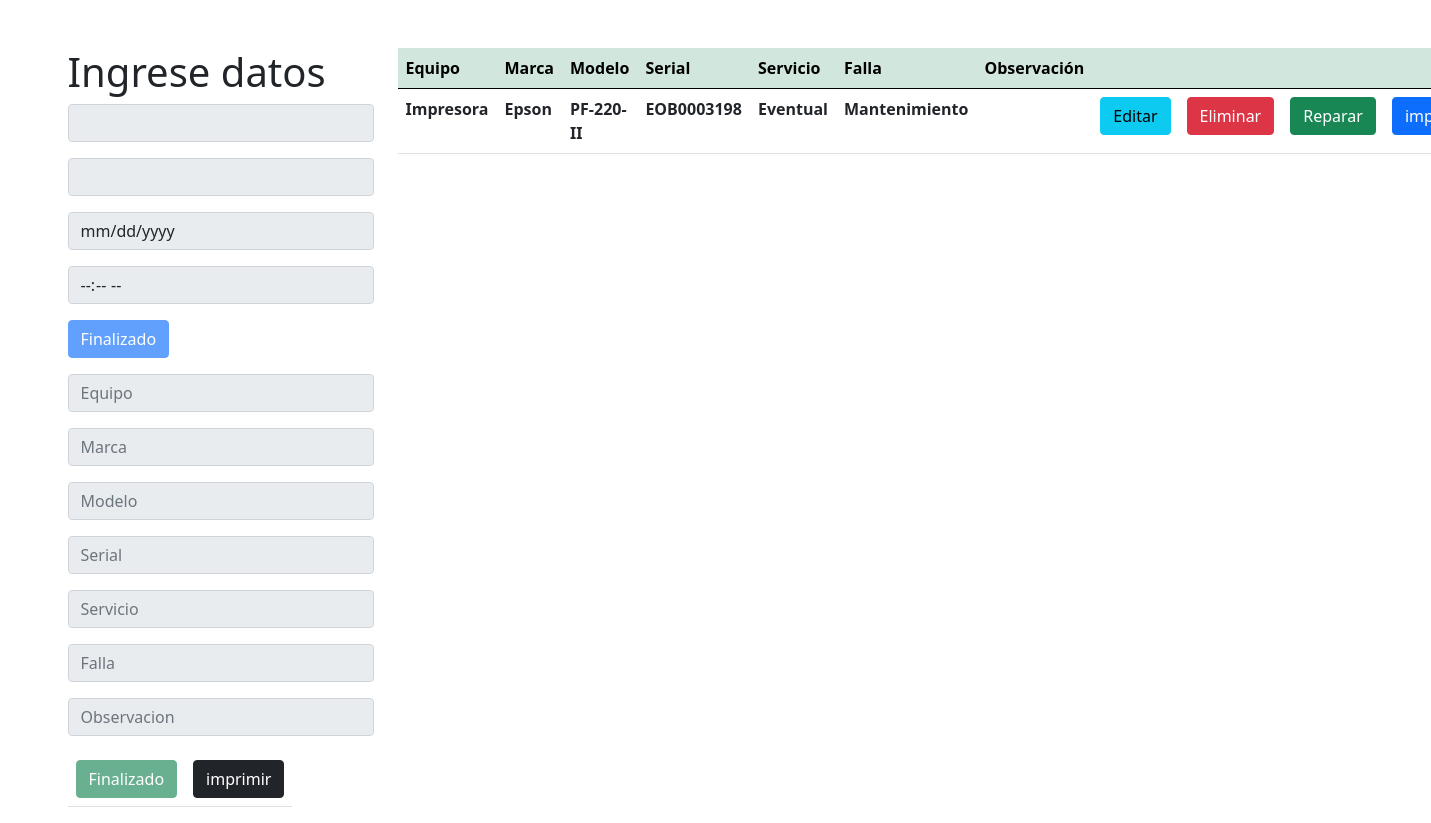
Page /insertar_equip.php on the committed database.
### tables this page shows
CREATE TABLE `equipos` (
  `id` int(11) NOT NULL,
  `asoc_id` int(11) NOT NULL,
  `equipo` varchar(255) NOT NULL,
  `marca` varchar(255) NOT NULL,
  `modelo` varchar(255) NOT NULL,
  `serials` varchar(255) NOT NULL,
  `servicio` varchar(255) NOT NULL,
  `falla` varchar(255) NOT NULL,
  `observacion` varchar(255) NOT NULL,
  `fecha` date NOT NULL,
  `estado` varchar(255) NOT NULL
);

### insertar_equip.php (the view, shortened to what this page needs)
<?php
    $con=conectar();
    $id=$_GET['id'];
    $id2=$_GET['id2'];
    $id3=$_GET['id3'];
    $id4=$_GET['id4'];
    $sql="SELECT * FROM alumno WHERE numero_servicio='$id'";
    $query=mysqli_query($con,$sql);
    $row=mysqli_fetch_array($query);
    $sql2="SELECT * FROM equipos WHERE asoc_id='$id'";
    $query2=mysqli_query($con,$sql2);
    $sql3="SELECT * FROM finalizar WHERE asoc_id='$id'";
    $query3=mysqli_query($con,$sql3);
    $rowEstado=mysqli_fetch_array($query3);
    $let = isset($rowEstado['estado']);
    $sql4="SELECT * FROM cliente";
    $query4=mysqli_query($con,$sql4);
    $sql5="SELECT * FROM recibe";
    $query5=mysqli_query($con,$sql5);
?>
<!DOCTYPE html>
<html lang="en">
<head>
    <link href="css/style.css" rel="stylesheet">
    <link href="https://cdn.jsdelivr.net/npm/bootstrap@5.0.0-beta1/dist/css/bootstrap.min.css" rel="stylesheet">
</head>
<body>
            <div class="container mt-5">
                    <div class="row">
                        <div class="col-md-3">
                            <h1>Ingrese datos</h1>
                            <div>
                                <?php
                                    $var = isset($rowEstado['estado']);
                                    if($var == 'Finalizado'){
                                ?>
                                <form action="update.php" method="POST">
                                    <input class="form-control mb-3" name="cliente" required list="interes_list" placeholder="<?php echo $id2?>" disabled>
                                    <input class="form-control mb-3" name="recibe" required list="interes_list2" placeholder="<?php echo $id4?>" disabled>
                                <input type="date" class="form-control mb-3" name="fecha" value="<?php echo $id3?>" disabled>
                                <input type="time" class="form-control mb-3" name="hora" value="<?php echo $row['hora']?>" disabled>
                                <input type="submit" class="btn btn-primary btn-block mb-3" value="Finalizado" disabled>
                                </form>
                                <?php
                                    }else if($var == 'Recibido'){
                                ?>
                                <form action="update.php" method="POST">
                                <input type="hidden" name="numero_servicio" value="<?php echo $row['numero_servicio']  ?>" disabled>
                                <input class="form-control mb-3" name="cliente" required list="interes_list" placeholder="<?php echo $id2?>" disabled>
                                    <datalist id="interes_list" disabled>
                                    <?php
                                        while($key=mysqli_fetch_array($query4)){
                                    ?>
                                    <option value="<?php echo $key['rif_ced']?>" disabled><?php echo $key['rif_ced']?> <?php echo $key['cliente']?></option>
                                    <?php
                                        }
                                    ?>
                                </datalist>
                                <input class="form-control mb-3" name="recibe" required list="interes_list2" placeholder="<?php echo $id4?>" disabled>
                                    <datalist id="interes_list2" disabled>
                                    <?php
                                        while($key2=mysqli_fetch_array($query5)){
                                    ?>
                                    <option value="<?php echo $key2['cedula']?>" disabled><?php echo $key2['cedula']?> <?php echo $key2['nombre']?></option>
                                    <?php
                                        }
                                    ?>
                                    </datalist>
                                <input type="date" class="form-control mb-3" name="fecha" value="<?php echo $id3?>" disabled>
                                <input type="time" class="form-control mb-3" name="hora" value="<?php echo $row['hora']?>" disabled>
                                <input type="submit" class="btn btn-primary btn-block mb-3" value="Recibido" disabled>
                                </form>
                                <?php
                                    }
                                ?>
                            </div>
                                <?php
                                    $var = isset($rowEstado['estado']);
                                    if($var == 'Finalizado'){
                                ?>
                                    <input type="text" class="form-control mb-3" name="equipo" placeholder="Equipo" disabled>
                                    <input type="text" class="form-control mb-3" name="marca" placeholder="Marca" disabled>
                                    <input type="text" class="form-control mb-3" name="modelo" placeholder="Modelo" disabled>
                                    <input type="text" class="form-control mb-3" name="serial" placeholder="Serial" disabled>
                                    <input type="text" class="form-control mb-3" name="servicio" placeholder="Servicio" disabled>
                                    <input type="text" class="form-control mb-3" name="falla" placeholder="Falla" disabled>
                                    <input type="text" class="form-control mb-3" name="observacion" placeholder="Observacion" disabled>
                                    <div class="col-md-8">
                                        <table class="table">
                                            <tbody class="col-md-3">
                                                <tr>
                                                    <th><input type="submit" class="btn btn-success" value="Finalizado" disabled></th>
                                                    <th><a href="imprimir.php?id3=<?php echo $row['asociadorecibe']?>&id2=<?php echo $row['asociadocliente']?>&id=<?php echo $row['numero_servicio']?>" class="btn btn-dark">imprimir</a></th>
                                                </tr>
                                            </tbody>
                                        </table>
                                    </div>
                                <?php
                                    }else if($var == 'Recibido'){
                                ?>
                                    <input type="text" class="form-control mb-3" name="equipo" placeholder="Equipo" disabled>
                                    <input type="text" class="form-control mb-3" name="marca" placeholder="Marca" disabled>
                                    <input type="text" class="form-control mb-3" name="modelo" placeholder="Modelo" disabled>
                                    <input type="text" class="form-control mb-3" name="serial" placeholder="Serial" disabled>
                                    <input type="text" class="form-control mb-3" name="servicio" placeholder="Servicio" disabled>
                                    <input type="text" class="form-control mb-3" name="falla" placeholder="Falla" disabled>
                                    <input type="text" class="form-control mb-3" name="observacion" placeholder="Observacion" disabled>
                                    <div class="col-md-8">
                                        <table class="table">
                                            <tbody class="col-md-3">
                                                <tr>
                                                    <th><input type="submit" class="btn btn-success" value="Recibido" disabled></th>
                                                    <th><a href="imprimir.php?id3=<?php echo $row['asociadorecibe']?>&id2=<?php echo $row['asociadocliente']?>&id=<?php echo $row['numero_servicio']?>" class="btn btn-dark">imprimir</a></th>
                                                </tr>
                                            </tbody>
                                        </table>
                                    </div>
                                <?php
                                    }
                                ?>
                        </div>
                        <div class="col-md-8">
                            <table class="table" >
                                <thead class="table-success table-striped">
                                    <tr>
                                        <th>Equipo</th>
                                        <th>Marca</th>
                                        <th>Modelo</th>
                                        <th>Serial</th>
                                        <th>Servicio</th>
                                        <th>Falla</th>
                                        <th>Observación</th>
                                        <th></th>
                                        <th></th>
                                        <th></th>
                                        <th></th>
                                    </tr>
                                </thead>
                                <tbody class="col-md-3">
                                        <?php
                                            while($row=mysqli_fetch_array($query2)){
                                        ?>
                                            <tr>
                                                <th><?php  echo $row['equipo']?></th>
                                                <th><?php  echo $row['marca']?></th>
                                                <th><?php  echo $row['modelo']?></th>
                                                <th><?php  echo $row['serials']?></th>
                                                <th><?php  echo $row['servicio']?></th>
                                                <th><?php  echo $row['falla']?></th>
                                                <th><?php  echo $row['observacion']?></th>
                                                <th><a href="actualizar_equip.php?estado=<?php echo $let?>&id4=<?php echo $id4 ?>&id3=<?php echo $id3 ?>&id2=<?php echo $id2 ?>&id=<?php echo $id ?>&id_busqueda=<?php echo $row['id'] ?>" class="btn btn-info">Editar</a></th>
                                                <th><a href="delete_equip.php?id_busqueda=<?php echo $row['id'] ?>&id=<?php echo $id ?>&id2=<?php echo $id2 ?>&id3=<?php echo $id3 ?>&id4=<?php echo $id4 ?>&estado=<?php echo $let?>" class="btn btn-danger">Eliminar</a></th>
                                                <th><a href="reparar_equip.php?estado=<?php echo $let?>&id4=<?php echo $id4 ?>&id3=<?php echo $id3 ?>&id2=<?php echo $id2 ?>&id=<?php echo $id ?>&id_busqueda=<?php echo $row['id'] ?>" class="btn btn-success">Reparar</a></th>
                                                <th><a href="imprimir_fragmento.php?estado=<?php echo $let?>&id4=<?php echo $id4 ?>&id3=<?php echo $id3 ?>&id2=<?php echo $id2 ?>&id=<?php echo $id ?>&id_busqueda=<?php echo $row['id'] ?>" class="btn btn-primary">imprimir</a></th>
                                            </tr>
                                        <?php
                                            }
                                        ?>
                                </tbody>
                            </table>
                        </div>
                    </div>
            </div>
    </body>
</html>

### rows in the picture
equipos: equipo "Impresora", marca "Epson", modelo "PF-220-II", serials "EOB0003198", servicio "Eventual", falla "Mantenimiento"
